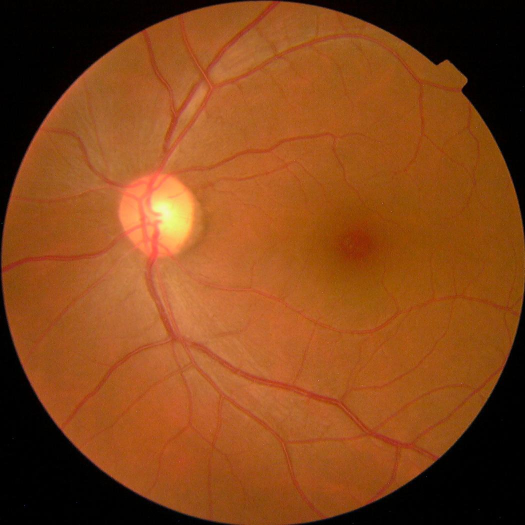
%> input picture RetinaBridge/dataset/WhatsApp Image 2026-09-11 at 12.35.58 PM (1).jpeg, 1050 x 1050 px (shown at 1/2 size)
$ octave --eval "result = preprocess_fundus(imread('../dataset/WhatsApp Image 2026-09-11 at 12.35.58 PM (1).jpeg'));"   (GNU Octave 9; MATLAB toolbox functions it lacks are replaced by stand-ins)
%> lines starting %> are read from the running program, lines starting %| are printed output that depends on the picture; in (x1, y1, x2, y2) boxes, pixels count from 0 and x2, y2 are one past the last pixel; in counts of white or black regions, pixels touching at a corner belong together; the program's own positions count from 1
function [J,q] = preprocess_fundus(I)
% Fixed preprocessing for training and inference. Quality thresholds are experimental.
if size(I,3)==1, I=repmat(I,1,1,3); end
I=im2uint8(I(:,:,1:3)); g=im2single(rgb2gray(I)); mask=g>0.04;
%> in preprocess_fundus, I is the input picture: size 1050x1050x3 uint8; mean R, G, B 133.8, 70.4, 25.5
%> after `g=im2single(rgb2gray(I))`:
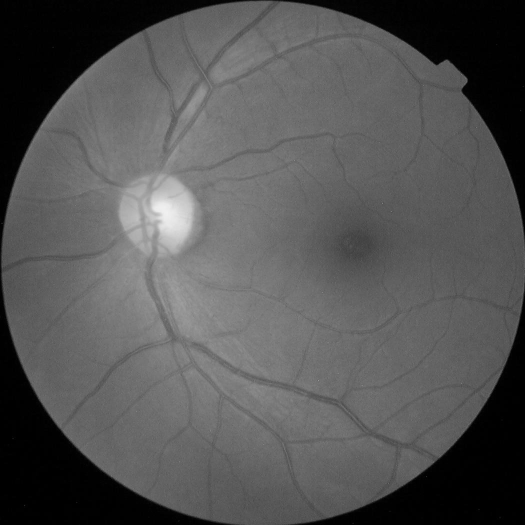
%> g: size 1050x1050 single (shown at 1/2 size); min 0, max 0.945, mean 0.33
%> after `mask=g>0.04`:
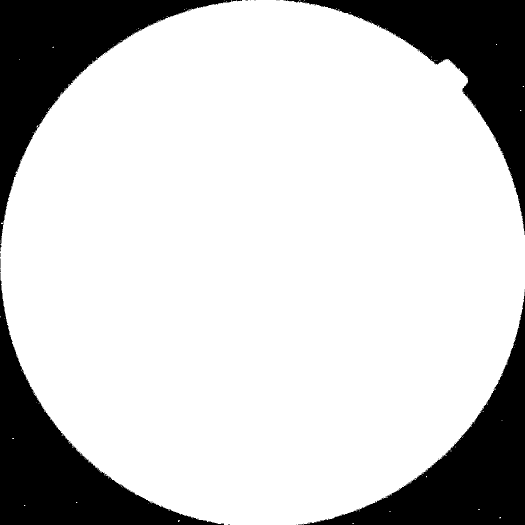
%> mask: size 1050x1050 logical (shown at 1/2 size); 79.2% white; 28 black regions (23 under 20 px), largest, box (x1, y1, x2, y2) and area: (0, 0, 472, 503) 59536, (0, 545, 448, 1050) 57638, (571, 0, 1050, 463) 56173, (596, 583, 1050, 1050) 55990, (473, 0, 484, 3) 22
q.coverage=mean(mask(:));
%> q.coverage = 0.792
if any(mask(:)), q.brightness=mean(g(mask)); else, q.brightness=0; end
%> after `q.brightness=mean(g(mask))`: q.brightness = 0.416
L=imfilter(g,fspecial('laplacian',0.2),'replicate'); q.focus=var(L(mask));
%> after `L=imfilter(g,fspecial('laplacian',0.2),'replicate')`:
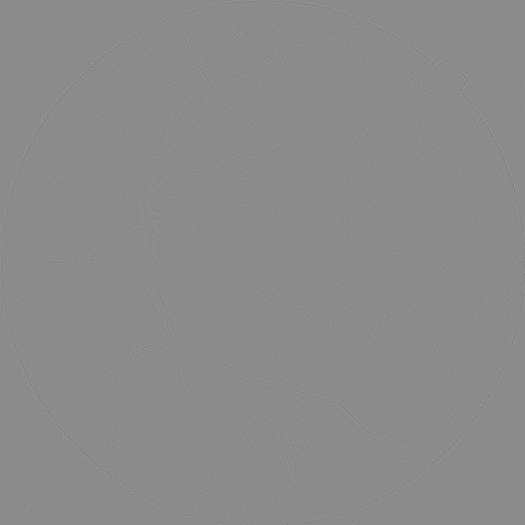
%> L: size 1050x1050 single (shown at 1/2 size); min -0.65, max 0.539, mean 1.76e-08; drawn with min black and max white
%> after `q.focus=var(L(mask))`: q.focus = 0.00074
if isnan(q.focus), q.focus=0; end
q.accepted=q.coverage>0.25 && q.brightness>0.08 && q.brightness<0.92 && q.focus>0.00003;
%> q.accepted = true
q.feedback='Heuristic quality checks passed. A reviewer must confirm fundus identity and field of view.';
if ~q.accepted, q.feedback='Recapture: check focus, lighting and retinal coverage. No DR grade is issued.'; end
% Keep the full field. Resize consistently; do not claim micro-lesion resolution.
J=imresize(I,[224 224]); lab=rgb2lab(J); light=lab(:,:,1)/100;
%> after `J=imresize(I,[224 224])`:
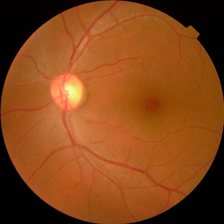
%> J: size 224x224x3 uint8; mean R, G, B 133.8, 70.5, 25.5
%> after `lab=rgb2lab(J)`: lab: size 224x224x3 double; mean of channels 1, 2, 3 36.8, 22.7, 35.5
%> after `light=lab(:,:,1)/100`:
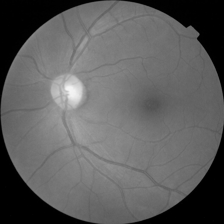
%> light: size 224x224 double; min 0, max 0.959, mean 0.368
light=adapthisteq(light,'ClipLimit',0.01); lab(:,:,1)=100*imgaussfilt(light,0.4);
%> after `light=adapthisteq(light,'ClipLimit',0.01)`:
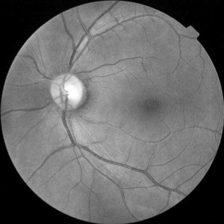
%> light: size 224x224 double; min 0, max 1, mean 0.41
%> after `lab(:,:,1)=100*imgaussfilt(light,0.4)`: lab: size 224x224x3 double; mean of channels 1, 2, 3 41, 22.7, 35.5
J=im2uint8(lab2rgb(lab));
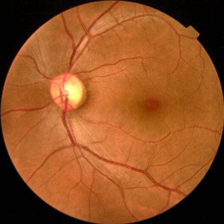
%> J: size 224x224x3 uint8; mean R, G, B 146, 80.9, 36.1
end

$ run again, on RetinaBridge/dataset/WhatsApp Image 2026-09-11 at 12.35.58 PM (10).jpeg
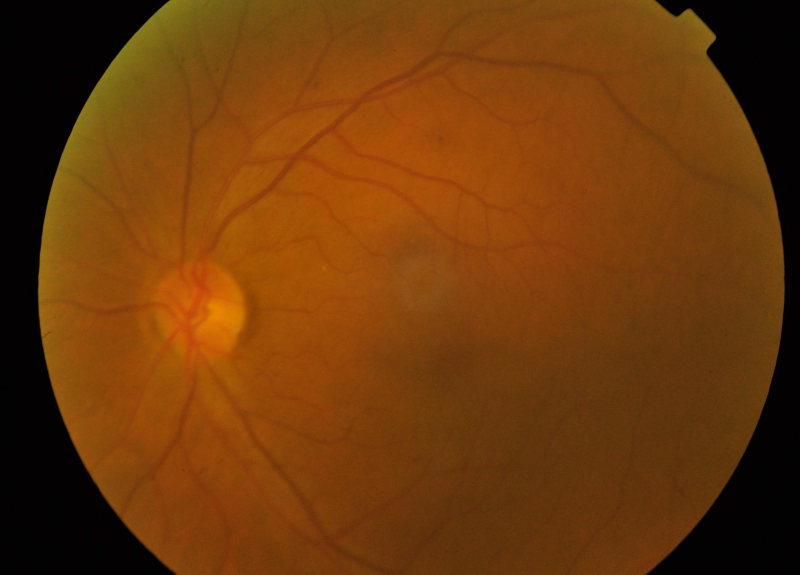
%> input picture RetinaBridge/dataset/WhatsApp Image 2026-09-11 at 12.35.58 PM (10).jpeg, 1600 x 1149 px (shown at 1/2 size)
%> in preprocess_fundus, I is the input picture: size 1149x1600x3 uint8; mean R, G, B 109, 57.2, 10.4
%> in preprocess_fundus, `mask=g>0.04`:
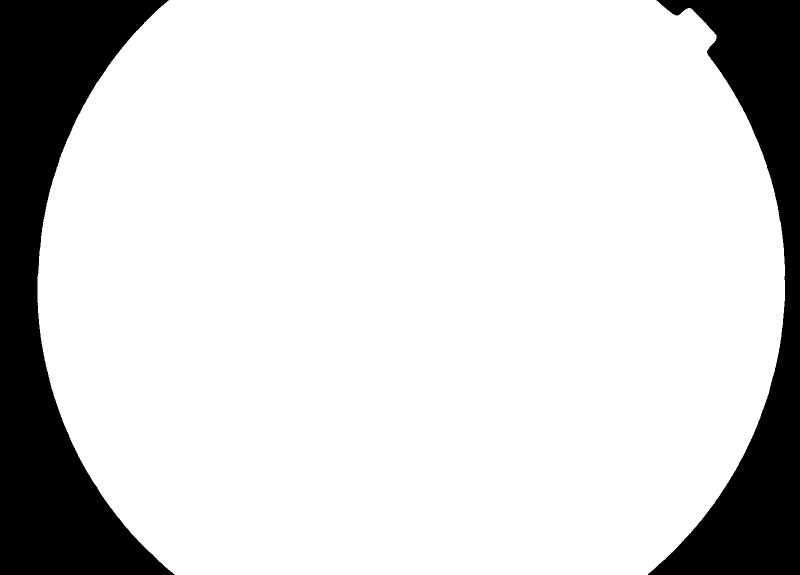
%> mask: size 1149x1600 logical (shown at 1/2 size); 83.4% white; 2 black regions, box (x1, y1, x2, y2) and area: (0, 0, 349, 1149) 180356, (1296, 0, 1600, 1149) 124233
%> q.coverage = 0.834
%> q.brightness = 0.315
%> q.focus = 0.000183
%> q.accepted = true
%> in preprocess_fundus, `J=im2uint8(lab2rgb(lab));`:
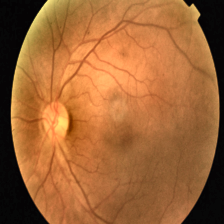
%> J: size 224x224x3 uint8; mean R, G, B 158.9, 100.4, 53.8

$ run again, on RetinaBridge/dataset/WhatsApp Image 2026-09-11 at 12.35.58 PM (11).jpeg
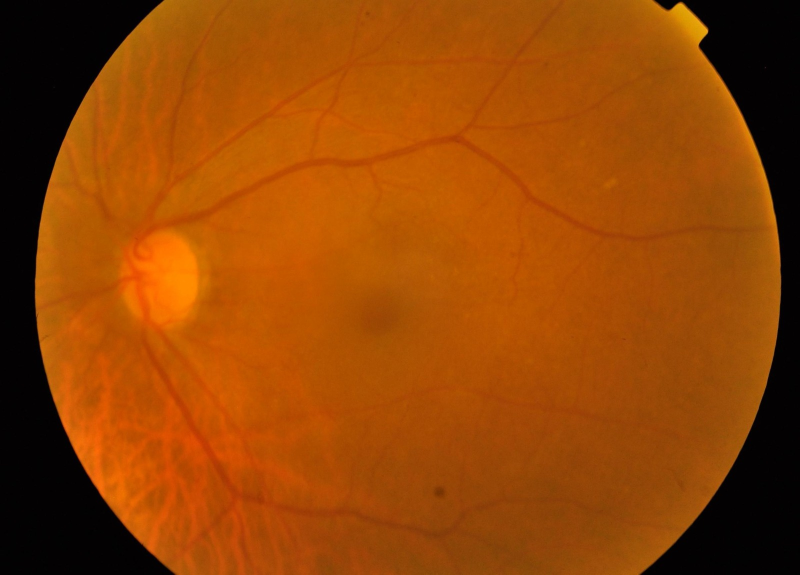
%> input picture RetinaBridge/dataset/WhatsApp Image 2026-09-11 at 12.35.58 PM (11).jpeg, 1600 x 1149 px (shown at 1/2 size)
%> in preprocess_fundus, I is the input picture: size 1149x1600x3 uint8; mean R, G, B 147.4, 68.6, 3.6
%> in preprocess_fundus, `mask=g>0.04`:
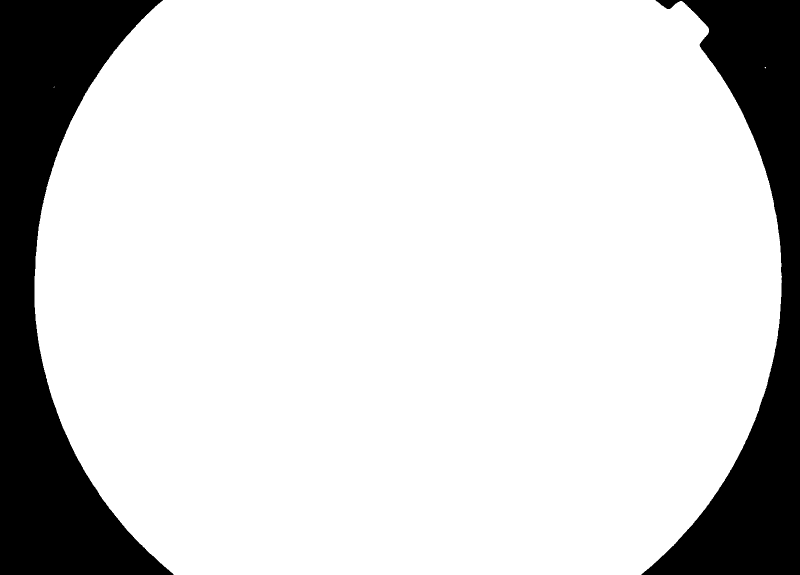
%> mask: size 1149x1600 logical (shown at 1/2 size); 83.4% white; 2 black regions, box (x1, y1, x2, y2) and area: (0, 0, 347, 1149) 172812, (1283, 0, 1600, 1149) 132337
%> q.coverage = 0.834
%> q.brightness = 0.397
%> q.focus = 0.00016
%> q.accepted = true
%> in preprocess_fundus, `J=im2uint8(lab2rgb(lab));`:
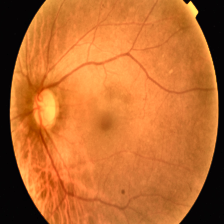
%> J: size 224x224x3 uint8; mean R, G, B 189, 106.3, 46.4
